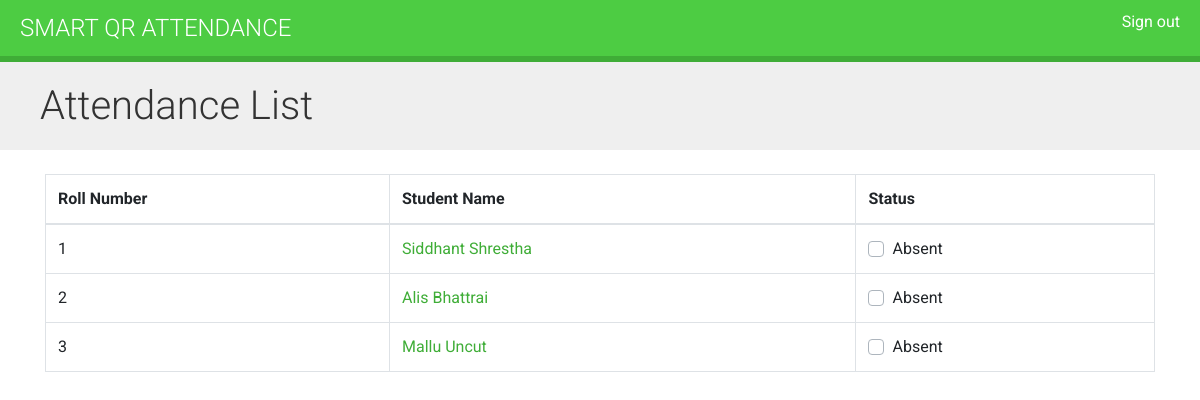
The page /2/course-attendance/ (signed in) on the database its author committed.
### core/models.py (models this page shows, shortened)
class Student(models.Model):
    user = models.OneToOneField(User, on_delete=models.CASCADE, null=True)
    class_id = models.ForeignKey(Class, on_delete=models.CASCADE, default=1)
    roll_number = models.CharField(primary_key='True', max_length=100)
    name = models.CharField(max_length=200)
    sex = models.CharField(max_length=50, choices=sex_choice, default='Male')
    DOB = models.DateField(default='1990-01-01')

### core/views.py (the view)
# urls.py: path('<pk>/course-attendance/', views.filterDateApi, name='manage_attendance_list'),
@login_required
def filterDateApi(request,pk):
    context = {}
    queryset = Student.objects.raw('''SELECT roll_number,date,name,status,course_id
    FROM core_student A
    LEFT JOIN (SELECT * FROM core_attendance WHERE date=CURRENT_DATE AND course_id=%s)as B
    ON A.roll_number=B.student_id'''%pk)
    print(queryset)
    context['object_list'] = queryset
    return render(request, 'courses/manage/attendance/list.html', context=context)

### core/templatetags/filters.py (called while the page is built)
@register.simple_tag
def yesterday():
    yest= date.today() + datetime.timedelta(days=1)
    return yest

@register.simple_tag
def past7():
    yest = date.today() - datetime.timedelta(days=7)
    return yest

@register.simple_tag
def month():
    yest = date.today() - datetime.timedelta(days=30)
    return yest

### core/templates/courses/manage/attendance/list.html (shortened to what this page needs)
{% extends "base.html" %}
{% load filters %}
{% block content %}
<h1>Attendance List</h1>
<div class="container mt-4">
  <div class="row">
    <div class="col-md-12">
      <table class="table table-bordered">
        <thead>
          <tr>
              <th scope="col">Roll Number</th>
            <th scope="col">Student Name</th>
            <th scope="col">Status</th>
          </tr>
        </thead>
        <tbody>
          <tr>
            {% for stu in object_list %}
              <td>
                  {{stu.roll_number}}
              </td>
               <td>
             <a href="{% url 'get_student_detail' stu.roll_number stu.course_id%}">{{stu.name}}</a>
            </td>
              <td>
                <div class="custom-control custom-checkbox">
                  {% if stu.status == True %}
                  <input type="checkbox" class="custom-control-input" onclick="return false;" id="customCheck1"
                         checked >
                  <label class="custom-control-label" for="customCheck1">Present</label>
                  {% else %}
                  <label class="custom-control-label" for="customCheck1">Absent</label>
                  {% endif %}
              </div>
            </td>
          </tr>
         {% endfor %}
        </tbody>
      </table>
    </div>
  </div>
</div>
{% endblock %}

### core/static/css/base.css (style rules this page uses)
body { margin:0; font-family:'Roboto', sans-serif; font-weight:400; color:#333; }
a { color:#3fad37; text-decoration:none; }
h1, h2, h3, h4, h5, h6 { font-family:'Roboto', sans-serif; font-weight:300; }
h1 { background:#efefef; width:100%; overflow:auto; padding:20px 0 20px 40px; margin:0; }
label { float:left; clear:both; margin:0 0 8px 0; }

### rows shown on the page
Student: roll_number "1", name "Siddhant Shrestha", shows "Absent"
Student: roll_number "2", name "Alis Bhattrai", shows "Absent"
Student: roll_number "3", name "Mallu Uncut", shows "Absent"
